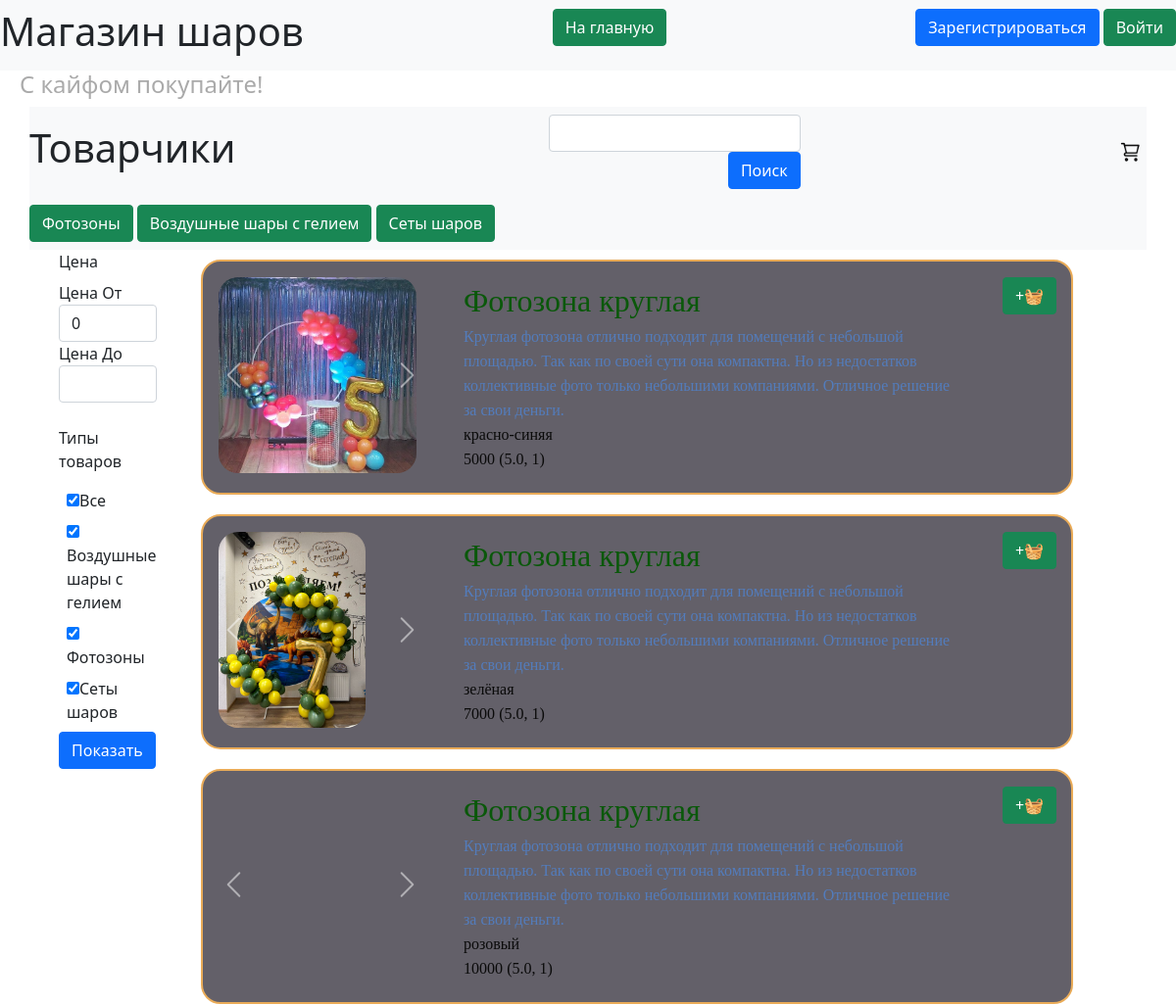
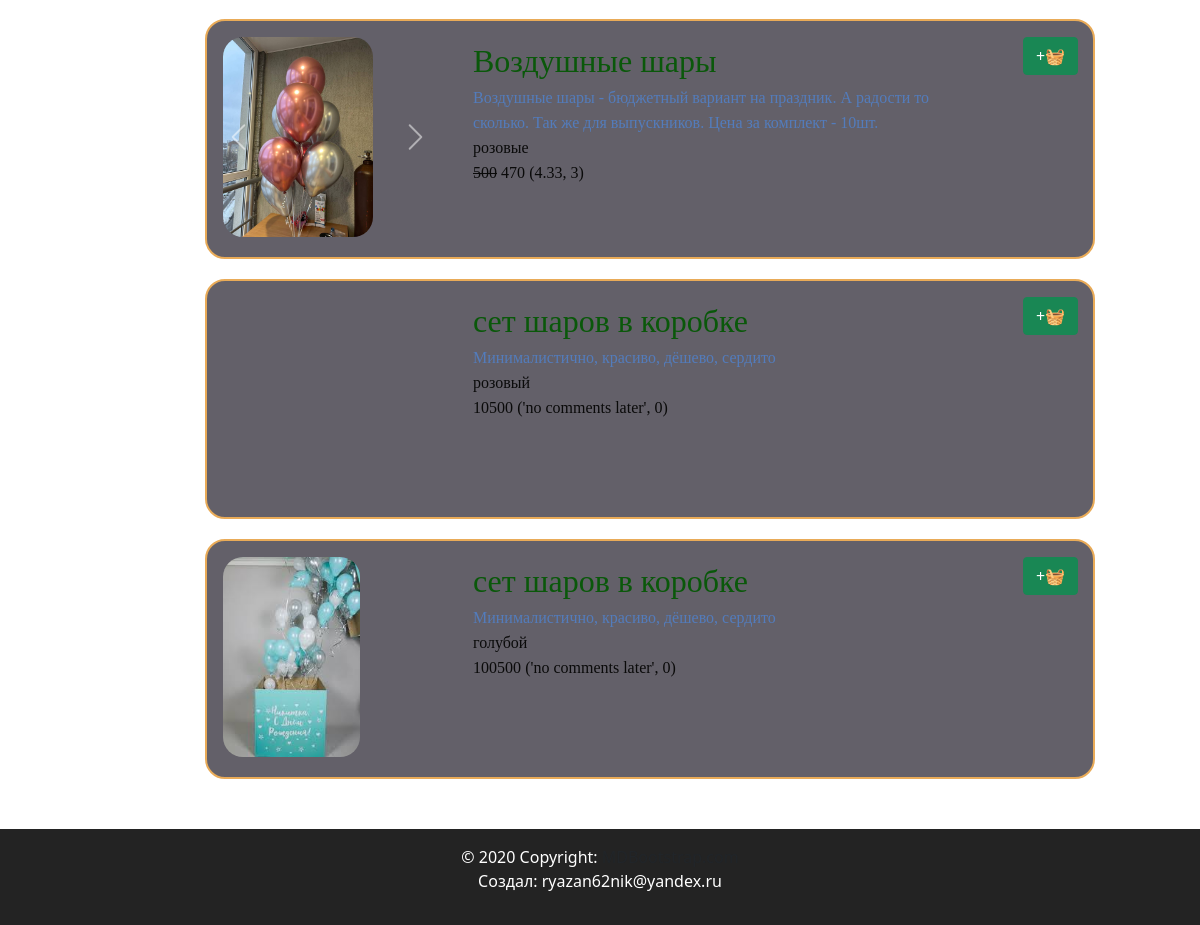
Screenshot of /search with the database file from the repository (2 pictures, top to bottom).
### data/types.py (models this page shows, shortened)
class Types(SqlAlchemyBase):
    __tablename__ = 'types'
    id = sqlalchemy.Column(sqlalchemy.Integer,
                           primary_key=True, autoincrement=True)
    title = sqlalchemy.Column(sqlalchemy.String, nullable=True)
    products = orm.relationship("ProductGroup", back_populates='type_relation')

### data/products.py (models this page shows, shortened)
class Products(SqlAlchemyBase, SerializerMixin):
    __tablename__ = 'products'
    id = sqlalchemy.Column(sqlalchemy.Integer,
                           primary_key=True, autoincrement=True)
    color = sqlalchemy.Column(sqlalchemy.String, nullable=True)
    sale = sqlalchemy.Column(sqlalchemy.Integer, nullable=True)
    cost = sqlalchemy.Column(sqlalchemy.Integer)
    remains = sqlalchemy.Column(sqlalchemy.Integer, nullable=True)
    img = sqlalchemy.Column(sqlalchemy.String, default='0_0_0_none.jpg')
    product_group_id = sqlalchemy.Column(sqlalchemy.Integer, sqlalchemy.ForeignKey("product_group.id"))
    product_group = orm.relationship('ProductGroup')
    category = orm.relationship("Category",
                                  secondary="products_to_category",
                                  backref="products")
    def get_img(self):
        return self.img.split(', ')
    def get_price(self):
        if self.sale == 0:
            return str(self.cost)
        return f'<del>{self.cost}</del> {self.cost - self.sale}'

### data/products_group.py (models this page shows, shortened)
class ProductGroup(SqlAlchemyBase, SerializerMixin):
    __tablename__ = 'product_group'
    id = sqlalchemy.Column(sqlalchemy.Integer,
                           primary_key=True, autoincrement=True)
    title = sqlalchemy.Column(sqlalchemy.String, nullable=True)
    description = sqlalchemy.Column(sqlalchemy.String, nullable=True)
    type = sqlalchemy.Column(sqlalchemy.Integer, sqlalchemy.ForeignKey("types.id"))
    type_relation = orm.relationship('Types')
    products = orm.relationship("Products", back_populates='product_group')
    comments = orm.relationship("Comments", back_populates='product_group')
    def get_average_mark(self):
        average = round(sum([comment.mark for comment in self.comments]) / len(self.comments), 2) if len(self.comments) else  'no comments later'
        return average, len(self.comments)

### data/comments.py (models this page shows, shortened)
class Comments(SqlAlchemyBase, SerializerMixin):
    __tablename__ = 'comments'
    id = sqlalchemy.Column(sqlalchemy.Integer,
                           primary_key=True, autoincrement=True)
    content = sqlalchemy.Column(sqlalchemy.String, nullable=True)
    plus = sqlalchemy.Column(sqlalchemy.String, nullable=True)
    minus = sqlalchemy.Column(sqlalchemy.String, nullable=True)
    mark = sqlalchemy.Column(sqlalchemy.Integer, nullable=True)
    product_group_id = sqlalchemy.Column(sqlalchemy.Integer, sqlalchemy.ForeignKey("product_group.id"))
    product_group = orm.relationship('ProductGroup')
    user_id = sqlalchemy.Column(sqlalchemy.Integer, sqlalchemy.ForeignKey("users.id"))
    user = orm.relationship('User')

### server.py (the view, shortened to what this page needs)
@app.route("/search", methods=['GET', 'POST'])
def search_get():
    db_sess = db_session.create_session()
    types_db = db_sess.query(Types).all()
    types_data = [(i.id, i.title) for i in types_db]
    form = SearchForm(types_data=types_data)
    if form.validate_on_submit():
        text = request.form.get("text", default="", type=str)
        min_cost = form.min_cost.data
        max_cost = form.max_cost.data
        types = ', '.join([str(i) for i in form.types.data]) or -1
        return redirect(f'/search?text={text}&min_cost={min_cost}&max_cost={max_cost}&types={types}')
    elif request.method == 'GET':
        text = request.args.get("text", default="", type=str)
        min_cost = request.args.get("min_cost", default=0, type=int)
        max_cost = request.args.get("max_cost", type=int)
        types_post = [int(i) for i in request.args.get("types", default='-1', type=str).split(', ')]
        if -1 in types_post:
            types_post = [i[0] for i in form.types.choices]
        form.types.data = types_post
        form.min_cost.data = min_cost
        form.max_cost.data = max_cost
        products = []
        products_color = []
        if text:
            print(text.split())
            for word in text.split():
                products.append(db_sess.query(Products).join(Products.product_group).filter(
                    (Products.product_group.property.mapper.class_.title.like(f'%{word}%')) | (
                        Products.product_group.property.mapper.class_.description.like(f'%{word}%'))).filter(
                    Products.product_group.property.mapper.class_.type.in_(types_post)))
                products_color.append(db_sess.query(Products).join(Products.product_group).filter(
                    Products.product_group.property.mapper.class_.type.in_(types_post)).filter(
                    Products.color.like(f'%{word}%')))
            turn = products + products_color
        else:
            turn = [db_sess.query(Products).join(Products.product_group).filter(
                Products.product_group.property.mapper.class_.type.in_(types_post))]
        if max_cost:
            for i, item in enumerate(turn):
                turn[i] = item.filter(Products.cost - Products.sale <= max_cost)
        to_show = []
        for i, item in enumerate(turn):
            to_show.extend(item.filter(Products.cost >= min_cost).all())
        show_parts = {}
        for product in to_show:
            type_title = product.product_group.type_relation.title
            if type_title not in show_parts:
                show_parts[type_title] = []
            show_parts[type_title].append(product)
        types_db = db_sess.query(Types).all()
        return render_template('pages/search.html', title='product', products=to_show, text=text, min_cost=min_cost,
                               max_cost=max_cost or '', types=types_db, form=form, show_parts=show_parts)

### forms/products.py
class SearchForm(FlaskForm):
    min_cost = StringField('Цена От', validators=[], default='0')
    max_cost = StringField('Цена До', validators=[])
    types = MultiCheckboxField('Типы товаров', coerce=int, choices=[(-1, 'Все')])
    submit = SubmitField('Показать')
    def __init__(self, *args, types_data=[], **kwargs):
        super().__init__(*args, **kwargs)
        self.types.choices.extend(types_data)

### data/db_session.py (called while the page is built)
def create_session() -> Session:
    global __factory
    return __factory()

### templates/pages/search.html (shortened to what this page needs)
{% extends "base.html" %}
{% block content %}
<nav class="navbar navbar-light bg-light title-width">
    <div align="left">
        <h1>Товарчики</h1>
    </div>
    <div align="right">
        <form method="POST">
            <nav>
                <input type="text" id="text" name="text" class="form-control" align="left" value="{{text}}"/>
                <input type="submit" value="Поиск" class="btn btn-primary" align="right"/>
            </nav>
        </form>
    </div>
    <div align="right">
        <a href="/basket">
            <div class="basket-button"></div>
        </a>
    </div>
</nav>
<nav class="navbar navbar-light bg-light title-width">
    <div align="right">
        {% for type in show_parts %}
        <a href="#{{type}}" class="btn btn-success">{{type}}</a>
        {% endfor %}
    </div>
</nav>
<div class="main-sidebar">
    <div class="sidebar">
        <label class="form-label">Цена</label>
        <form action="" method="post">
            {% for field in form if field.name not in ['csrf_token', 'submit', 'types', 'all_types'] %}
            <div>
                {{ field.label() }}
                {{ field(class="form-control")}}
            </div>
            {% endfor %}
            <br>
            <p>{{form.types.label}}</p>
            <div>
                {% for subfield in form.types %}
                <div style="margin: 0 1vh 1vh 1vh;">{{ subfield() }}{{ subfield.label.text }}
                </div>
                {% endfor %}
            </div>
            <p>{{ form.submit(type="submit", class="btn btn-primary") }}</p>
        </form>
    </div>
    <div class="menu">
        {% for parts in show_parts %}
        {% for product in show_parts[parts] %}
        {% include 'includes/product.html' %}
        {% endfor %}
        {% endfor %}
    </div>
</div>
{% endblock %}

### templates/includes/product.html (shortened to what this page needs)
{%if view == 'cube'%}
<link rel="stylesheet" href="{{ url_for('static', filename='css/product_cube_style.css') }}">
{%else%}
<link rel="stylesheet" href="{{ url_for('static', filename='css/product_style.css') }}">
{%endif%}
<div class="product menu-item">
    <div class="product-img-place">
        {% if product.get_img()[0]%}
        <div id="carousel{{product.id}}" class="carousel slide" data-bs-ride="false">
            <div class="carousel-inner">
                <div class="carousel-item active">
                    <img class="d-block product-img" src="/static/img/products/{{product.get_img()[0]}}"
                         alt="{{product.get_img()[0]}}">
                </div>
            </div>
            <a class="carousel-control-prev" href="#carousel{{product.id}}" role="button" data-slide="prev">
                <span class="carousel-control-prev-icon" aria-hidden="true"></span>
            </a>
            <a class="carousel-control-next" href="#carousel{{product.id}}" role="button" data-slide="next">
                <span class="carousel-control-next-icon" aria-hidden="true"></span>
            </a>
        </div>
        {%else%}
        <img class="product-img" src="/static/img/products/none.jpg"
             alt="/static/img/products/{{product.get_img()[0]}}"/>
        {%endif%}
    </div>
    <div class="product-description">
        <div align="left">
            <a href="/show_product/{{product.product_group_id}}/{{product.id}}"
               class="product-no-title text-decoration:none">
                <div>
                    <span class="product-description-title">{{product.product_group.title}}</span><br>
                    <span class="product-description-description">{{product.product_group.description}}</span><br>
                    <span class="product-description-color">{{product.color}}</span><br>
                    <span class="product-description-color">{% autoescape false %}{{product.get_price()}}{% endautoescape %}</span>
                    <span class="product-description-color">{{product.product_group.get_average_mark()}}</span>
                </div>
            </a>
        </div>
    </div>
    <div class="product-button-plus">
        <button class="btn btn-success"
                onclick="addToBasket('{{ product.id }}'{% if current_user.is_authenticated %}, '{{current_user.id}}' {%endif%});">
            +🧺
        </button>
    </div>
</div>

### static/css/header.css (style rules this page uses)
:root { --main-color: #0179FA; --second-color: white; }

### static/css/footer.css (style rules this page uses)
:root { --main-color: #111111; --second-color: white; }

### static/css/style.css (style rules this page uses)
:root { --main-color: #0179FA; --second-color: #ffffff; --thirdly_color: #629ee3; }
body { background-color: var(--second-color); }

### static/css/mystyle.css (style rules this page uses)
html { --firstly-color: white; --secondary-color: rgba(91, 82, 212, 0.837); --thirdly-color: rgb(99, 96, 105); --fourly-color: rgb(144, 182, 242); --black: rgb(35, 35, 35); --dark-blue: #12191D; --white: #FFFFFF; --green: #33FF00; --caribbean: #00E197; --light-green: #8EEF8C; --turquoise: #12EEFF; --pink: #F053D5; --red: #FE785A; --gray-900: #0C1114; --gray-700: #242A2C; --gray-650: #495257; --gray-600: #424B4F; --gray-500: #495257; --gray-300: #8D979E; --gray-200: #ACB4B9; --gray-150: #AEB6BB; --gray-100: #EEF1F3; --gray-50: #F6F8F9; }
.basket-button { width: 3vh; height: 3vh; border: none; background-image: url('../img/system/cart_icon.png'); background-size: cover; margin: 5px 5px; }
.menu { display: flex; justify-content: space-around; align-items: flex-start; flex-wrap: wrap; padding: 5vh; padding-top: 0; //border: 5px solid rgb(0 0 0); }
.menu-item { width: 30vh; height: 30vh; margin: 10px 5px; text-align: center; background-color: var(--thirdly-color); position: relative; border-radius: 20px; flex-basis: content; }
.title-width { min-width: 100%; }
.main-sidebar { width: 90vw; //height: 100vh; margin: auto; display:grid; grid-template-columns: 100px 1fr; gap:10; grid-auto-flow: column; }
body { margin: 0; padding: 0; text-align: center; }

### static/css/product_style.css (style rules this page uses)
a { color:#537CBC; text-decoration:none; }
.product { border: 2px solid rgb(233 171 88); //border-bottom: 2px solid rgb(233 171 88); display: grid; grid-template-columns: repeat(3, 1fr); grid-template-rows: 1fr; gap: 10px; grid-auto-rows: 1fr; }
.product > div { padding: 1em; color: #d9480f; }
.product-img-place { grid-column: 1 / 2; //grid-row: 1 / 2; width: 30vh; height: 30vh; }
.product-img { height: 25vh; border-radius: 20px; object-fit: cover; }
.product-description { grid-column: 2 / 3; //grid-row: 1 / 2; width: 45vw; height: 30vh; }
.product-description-title { font-size: 2rem; font-family: cursive; color: rgb(10 88 10); text-align: left; }
.product-description-description { font-family: cursive; color: #537CBC; text-align: left; }
.product-description-color { font-family: cursive; color: rgb(10 10 10); text-align: left; }
.product-no-title { color: rgb(1 1 1); }
.product-button-plus { grid-column: 3 / 4; //grid-row: 1 / 2; }

### rows the page displays
Types: title "Фотозоны", label.text "Фотозоны"
Types: title "Воздушные шары с гелием", label.text "Воздушные шары с гелием"
Types: title "Сеты шаров", label.text "Сеты шаров"
Products: img (picture), product_group "Фотозона круглая", product_group.description "Круглая фотозона отлично подходит для помещений с небольшой площадью. Так как по своей сути она компактна. Но из недостатков коллективные фото только небольшими компаниями. Отличное решение за свои деньги.", color "красно-синяя", get_price "5000", product_group.get_average_mark "(5.0, 1)"
Products: img (picture), product_group "Фотозона круглая", product_group.description "Круглая фотозона отлично подходит для помещений с небольшой площадью. Так как по своей сути она компактна. Но из недостатков коллективные фото только небольшими компаниями. Отличное решение за свои деньги.", color "зелёная", get_price "7000", product_group.get_average_mark "(5.0, 1)"
Products: shows a picture, product_group "Фотозона круглая", product_group.description "Круглая фотозона отлично подходит для помещений с небольшой площадью. Так как по своей сути она компактна. Но из недостатков коллективные фото только небольшими компаниями. Отличное решение за свои деньги.", color "розовый", get_price "10000", product_group.get_average_mark "(5.0, 1)"
Products: shows a picture, product_group "Воздушные шары", product_group.description "Воздушные шары - бюджетный вариант на праздник. А радости то сколько. Так же для выпускников. Цена за комплект - 10шт.", color "розовые", get_price "500 470", product_group.get_average_mark "(4.33, 3)"
Products: shows a picture, product_group "сет шаров в коробке", product_group.description "Минималистично, красиво, дёшево, сердито", color "розовый", get_price "10500", product_group.get_average_mark "('no comments later', 0)"
Products: shows a picture, product_group "сет шаров в коробке", product_group.description "Минималистично, красиво, дёшево, сердито", color "голубой", get_price "100500", product_group.get_average_mark "('no comments later', 0)"

### other values shown
{{ field.label() }} "Цена От" "Цена До"
{{ subfield.label.text }} "Все"
